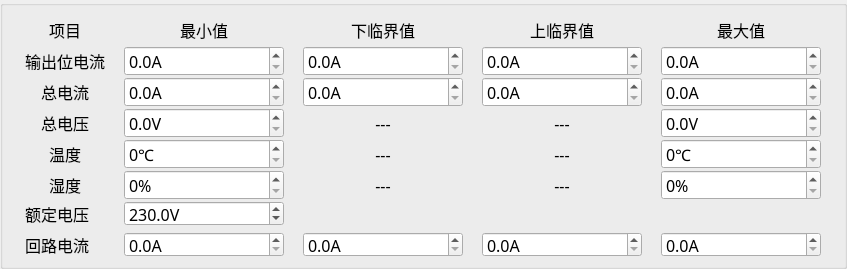
<?xml version="1.0" encoding="UTF-8"?>
<ui version="4.0">
 <class>Home_MpduAlarmWid</class>
 <widget class="QWidget" name="Home_MpduAlarmWid">
  <property name="geometry">
   <rect>
    <x>0</x>
    <y>0</y>
    <width>847</width>
    <height>269</height>
   </rect>
  </property>
  <property name="font">
   <font>
    <family>微软雅黑</family>
    <pointsize>12</pointsize>
   </font>
  </property>
  <property name="windowTitle">
   <string>Form</string>
  </property>
  <layout class="QGridLayout" name="gridLayout">
   <property name="leftMargin">
    <number>0</number>
   </property>
   <property name="topMargin">
    <number>0</number>
   </property>
   <property name="rightMargin">
    <number>0</number>
   </property>
   <property name="bottomMargin">
    <number>0</number>
   </property>
   <property name="spacing">
    <number>0</number>
   </property>
   <item row="0" column="0">
    <widget class="QGroupBox" name="groupBox_2">
     <property name="minimumSize">
      <size>
       <width>0</width>
       <height>30</height>
      </size>
     </property>
     <property name="title">
      <string/>
     </property>
     <layout class="QGridLayout" name="gridLayout_2">
      <property name="verticalSpacing">
       <number>6</number>
      </property>
      <item row="2" column="0">
       <widget class="QLabel" name="label_16">
        <property name="minimumSize">
         <size>
          <width>0</width>
          <height>30</height>
         </size>
        </property>
        <property name="maximumSize">
         <size>
          <width>80</width>
          <height>16777215</height>
         </size>
        </property>
        <property name="text">
         <string>总电流</string>
        </property>
        <property name="alignment">
         <set>Qt::AlignCenter</set>
        </property>
       </widget>
      </item>
      <item row="0" column="3">
       <widget class="QLabel" name="label_12">
        <property name="minimumSize">
         <size>
          <width>0</width>
          <height>30</height>
         </size>
        </property>
        <property name="maximumSize">
         <size>
          <width>160</width>
          <height>30</height>
         </size>
        </property>
        <property name="text">
         <string>上临界值</string>
        </property>
        <property name="alignment">
         <set>Qt::AlignCenter</set>
        </property>
       </widget>
      </item>
      <item row="5" column="1">
       <widget class="QDoubleSpinBox" name="humMinSpin">
        <property name="minimumSize">
         <size>
          <width>0</width>
          <height>30</height>
         </size>
        </property>
        <property name="maximumSize">
         <size>
          <width>160</width>
          <height>16777215</height>
         </size>
        </property>
        <property name="suffix">
         <string>%</string>
        </property>
        <property name="decimals">
         <number>0</number>
        </property>
        <property name="maximum">
         <double>300.000000000000000</double>
        </property>
       </widget>
      </item>
      <item row="3" column="4">
       <widget class="QDoubleSpinBox" name="volMaxSpin">
        <property name="minimumSize">
         <size>
          <width>0</width>
          <height>30</height>
         </size>
        </property>
        <property name="maximumSize">
         <size>
          <width>160</width>
          <height>16777215</height>
         </size>
        </property>
        <property name="suffix">
         <string>V</string>
        </property>
        <property name="decimals">
         <number>1</number>
        </property>
        <property name="maximum">
         <double>300.000000000000000</double>
        </property>
       </widget>
      </item>
      <item row="1" column="4">
       <widget class="QDoubleSpinBox" name="outputMaxSpin">
        <property name="minimumSize">
         <size>
          <width>0</width>
          <height>30</height>
         </size>
        </property>
        <property name="maximumSize">
         <size>
          <width>160</width>
          <height>16777215</height>
         </size>
        </property>
        <property name="suffix">
         <string>A</string>
        </property>
        <property name="decimals">
         <number>1</number>
        </property>
        <property name="maximum">
         <double>300.000000000000000</double>
        </property>
       </widget>
      </item>
      <item row="2" column="1">
       <widget class="QDoubleSpinBox" name="curMinSpin">
        <property name="minimumSize">
         <size>
          <width>0</width>
          <height>30</height>
         </size>
        </property>
        <property name="maximumSize">
         <size>
          <width>160</width>
          <height>16777215</height>
         </size>
        </property>
        <property name="suffix">
         <string>A</string>
        </property>
        <property name="decimals">
         <number>1</number>
        </property>
        <property name="maximum">
         <double>300.000000000000000</double>
        </property>
       </widget>
      </item>
      <item row="0" column="0">
       <widget class="QLabel" name="label_14">
        <property name="minimumSize">
         <size>
          <width>0</width>
          <height>30</height>
         </size>
        </property>
        <property name="maximumSize">
         <size>
          <width>80</width>
          <height>30</height>
         </size>
        </property>
        <property name="text">
         <string>项目</string>
        </property>
        <property name="alignment">
         <set>Qt::AlignCenter</set>
        </property>
       </widget>
      </item>
      <item row="4" column="1">
       <widget class="QDoubleSpinBox" name="temMinSpin">
        <property name="minimumSize">
         <size>
          <width>0</width>
          <height>30</height>
         </size>
        </property>
        <property name="maximumSize">
         <size>
          <width>160</width>
          <height>16777215</height>
         </size>
        </property>
        <property name="suffix">
         <string>℃</string>
        </property>
        <property name="decimals">
         <number>0</number>
        </property>
        <property name="maximum">
         <double>300.000000000000000</double>
        </property>
       </widget>
      </item>
      <item row="5" column="0">
       <widget class="QLabel" name="label_19">
        <property name="minimumSize">
         <size>
          <width>0</width>
          <height>30</height>
         </size>
        </property>
        <property name="maximumSize">
         <size>
          <width>80</width>
          <height>16777215</height>
         </size>
        </property>
        <property name="text">
         <string>湿度</string>
        </property>
        <property name="alignment">
         <set>Qt::AlignCenter</set>
        </property>
       </widget>
      </item>
      <item row="3" column="0">
       <widget class="QLabel" name="label_15">
        <property name="minimumSize">
         <size>
          <width>0</width>
          <height>30</height>
         </size>
        </property>
        <property name="maximumSize">
         <size>
          <width>80</width>
          <height>16777215</height>
         </size>
        </property>
        <property name="text">
         <string>总电压</string>
        </property>
        <property name="alignment">
         <set>Qt::AlignCenter</set>
        </property>
       </widget>
      </item>
      <item row="5" column="3">
       <widget class="QLabel" name="label_25">
        <property name="minimumSize">
         <size>
          <width>0</width>
          <height>30</height>
         </size>
        </property>
        <property name="maximumSize">
         <size>
          <width>160</width>
          <height>16777215</height>
         </size>
        </property>
        <property name="text">
         <string>---</string>
        </property>
        <property name="alignment">
         <set>Qt::AlignCenter</set>
        </property>
       </widget>
      </item>
      <item row="4" column="4">
       <widget class="QDoubleSpinBox" name="temMaxSpin">
        <property name="minimumSize">
         <size>
          <width>0</width>
          <height>30</height>
         </size>
        </property>
        <property name="maximumSize">
         <size>
          <width>160</width>
          <height>16777215</height>
         </size>
        </property>
        <property name="suffix">
         <string>℃</string>
        </property>
        <property name="decimals">
         <number>0</number>
        </property>
        <property name="maximum">
         <double>300.000000000000000</double>
        </property>
       </widget>
      </item>
      <item row="2" column="3">
       <widget class="QDoubleSpinBox" name="curCrMaxSpin">
        <property name="minimumSize">
         <size>
          <width>0</width>
          <height>30</height>
         </size>
        </property>
        <property name="maximumSize">
         <size>
          <width>160</width>
          <height>16777215</height>
         </size>
        </property>
        <property name="suffix">
         <string>A</string>
        </property>
        <property name="decimals">
         <number>1</number>
        </property>
        <property name="maximum">
         <double>300.000000000000000</double>
        </property>
       </widget>
      </item>
      <item row="0" column="4">
       <widget class="QLabel" name="label_13">
        <property name="minimumSize">
         <size>
          <width>0</width>
          <height>30</height>
         </size>
        </property>
        <property name="maximumSize">
         <size>
          <width>160</width>
          <height>30</height>
         </size>
        </property>
        <property name="text">
         <string>最大值</string>
        </property>
        <property name="alignment">
         <set>Qt::AlignCenter</set>
        </property>
       </widget>
      </item>
      <item row="1" column="3">
       <widget class="QDoubleSpinBox" name="outputCrMaxSpin">
        <property name="minimumSize">
         <size>
          <width>0</width>
          <height>30</height>
         </size>
        </property>
        <property name="maximumSize">
         <size>
          <width>160</width>
          <height>16777215</height>
         </size>
        </property>
        <property name="suffix">
         <string>A</string>
        </property>
        <property name="decimals">
         <number>1</number>
        </property>
        <property name="maximum">
         <double>300.000000000000000</double>
        </property>
       </widget>
      </item>
      <item row="1" column="2">
       <widget class="QDoubleSpinBox" name="outputCrMinSpin">
        <property name="minimumSize">
         <size>
          <width>0</width>
          <height>30</height>
         </size>
        </property>
        <property name="maximumSize">
         <size>
          <width>160</width>
          <height>16777215</height>
         </size>
        </property>
        <property name="suffix">
         <string>A</string>
        </property>
        <property name="decimals">
         <number>1</number>
        </property>
        <property name="maximum">
         <double>300.000000000000000</double>
        </property>
       </widget>
      </item>
      <item row="5" column="4">
       <widget class="QDoubleSpinBox" name="humMaxSpin">
        <property name="minimumSize">
         <size>
          <width>0</width>
          <height>30</height>
         </size>
        </property>
        <property name="maximumSize">
         <size>
          <width>160</width>
          <height>16777215</height>
         </size>
        </property>
        <property name="suffix">
         <string>%</string>
        </property>
        <property name="decimals">
         <number>0</number>
        </property>
        <property name="maximum">
         <double>300.000000000000000</double>
        </property>
       </widget>
      </item>
      <item row="1" column="1">
       <widget class="QDoubleSpinBox" name="outputMinSpin">
        <property name="minimumSize">
         <size>
          <width>0</width>
          <height>30</height>
         </size>
        </property>
        <property name="maximumSize">
         <size>
          <width>160</width>
          <height>16777215</height>
         </size>
        </property>
        <property name="suffix">
         <string>A</string>
        </property>
        <property name="decimals">
         <number>1</number>
        </property>
        <property name="maximum">
         <double>300.000000000000000</double>
        </property>
       </widget>
      </item>
      <item row="4" column="0">
       <widget class="QLabel" name="label_18">
        <property name="minimumSize">
         <size>
          <width>0</width>
          <height>30</height>
         </size>
        </property>
        <property name="maximumSize">
         <size>
          <width>80</width>
          <height>16777215</height>
         </size>
        </property>
        <property name="text">
         <string>温度</string>
        </property>
        <property name="alignment">
         <set>Qt::AlignCenter</set>
        </property>
       </widget>
      </item>
      <item row="0" column="1">
       <widget class="QLabel" name="label_10">
        <property name="minimumSize">
         <size>
          <width>0</width>
          <height>30</height>
         </size>
        </property>
        <property name="maximumSize">
         <size>
          <width>160</width>
          <height>30</height>
         </size>
        </property>
        <property name="text">
         <string>最小值</string>
        </property>
        <property name="alignment">
         <set>Qt::AlignCenter</set>
        </property>
       </widget>
      </item>
      <item row="0" column="2">
       <widget class="QLabel" name="label_11">
        <property name="minimumSize">
         <size>
          <width>0</width>
          <height>30</height>
         </size>
        </property>
        <property name="maximumSize">
         <size>
          <width>160</width>
          <height>30</height>
         </size>
        </property>
        <property name="text">
         <string>下临界值</string>
        </property>
        <property name="alignment">
         <set>Qt::AlignCenter</set>
        </property>
       </widget>
      </item>
      <item row="4" column="2">
       <widget class="QLabel" name="label_23">
        <property name="minimumSize">
         <size>
          <width>0</width>
          <height>30</height>
         </size>
        </property>
        <property name="maximumSize">
         <size>
          <width>160</width>
          <height>16777215</height>
         </size>
        </property>
        <property name="text">
         <string>---</string>
        </property>
        <property name="alignment">
         <set>Qt::AlignCenter</set>
        </property>
       </widget>
      </item>
      <item row="4" column="3">
       <widget class="QLabel" name="label_22">
        <property name="minimumSize">
         <size>
          <width>0</width>
          <height>30</height>
         </size>
        </property>
        <property name="maximumSize">
         <size>
          <width>160</width>
          <height>16777215</height>
         </size>
        </property>
        <property name="text">
         <string>---</string>
        </property>
        <property name="alignment">
         <set>Qt::AlignCenter</set>
        </property>
       </widget>
      </item>
      <item row="3" column="1">
       <widget class="QDoubleSpinBox" name="volMinSpin">
        <property name="minimumSize">
         <size>
          <width>0</width>
          <height>30</height>
         </size>
        </property>
        <property name="maximumSize">
         <size>
          <width>160</width>
          <height>16777215</height>
         </size>
        </property>
        <property name="suffix">
         <string>V</string>
        </property>
        <property name="decimals">
         <number>1</number>
        </property>
        <property name="maximum">
         <double>300.000000000000000</double>
        </property>
       </widget>
      </item>
      <item row="6" column="0">
       <widget class="QLabel" name="label">
        <property name="text">
         <string>额定电压</string>
        </property>
       </widget>
      </item>
      <item row="3" column="3">
       <widget class="QLabel" name="label_21">
        <property name="minimumSize">
         <size>
          <width>0</width>
          <height>30</height>
         </size>
        </property>
        <property name="maximumSize">
         <size>
          <width>160</width>
          <height>16777215</height>
         </size>
        </property>
        <property name="text">
         <string>---</string>
        </property>
        <property name="alignment">
         <set>Qt::AlignCenter</set>
        </property>
       </widget>
      </item>
      <item row="3" column="2">
       <widget class="QLabel" name="label_20">
        <property name="minimumSize">
         <size>
          <width>0</width>
          <height>30</height>
         </size>
        </property>
        <property name="maximumSize">
         <size>
          <width>160</width>
          <height>16777215</height>
         </size>
        </property>
        <property name="text">
         <string>---</string>
        </property>
        <property name="alignment">
         <set>Qt::AlignCenter</set>
        </property>
       </widget>
      </item>
      <item row="6" column="1">
       <widget class="QDoubleSpinBox" name="ratedVolSpin">
        <property name="suffix">
         <string>V</string>
        </property>
        <property name="decimals">
         <number>1</number>
        </property>
        <property name="maximum">
         <double>400.000000000000000</double>
        </property>
        <property name="value">
         <double>230.000000000000000</double>
        </property>
       </widget>
      </item>
      <item row="2" column="4">
       <widget class="QDoubleSpinBox" name="curMaxSpin">
        <property name="minimumSize">
         <size>
          <width>0</width>
          <height>30</height>
         </size>
        </property>
        <property name="maximumSize">
         <size>
          <width>160</width>
          <height>16777215</height>
         </size>
        </property>
        <property name="suffix">
         <string>A</string>
        </property>
        <property name="decimals">
         <number>1</number>
        </property>
        <property name="maximum">
         <double>300.000000000000000</double>
        </property>
       </widget>
      </item>
      <item row="1" column="0">
       <widget class="QLabel" name="label_17">
        <property name="minimumSize">
         <size>
          <width>0</width>
          <height>30</height>
         </size>
        </property>
        <property name="maximumSize">
         <size>
          <width>80</width>
          <height>16777215</height>
         </size>
        </property>
        <property name="text">
         <string>输出位电流</string>
        </property>
        <property name="alignment">
         <set>Qt::AlignCenter</set>
        </property>
       </widget>
      </item>
      <item row="5" column="2">
       <widget class="QLabel" name="label_24">
        <property name="minimumSize">
         <size>
          <width>0</width>
          <height>30</height>
         </size>
        </property>
        <property name="maximumSize">
         <size>
          <width>160</width>
          <height>16777215</height>
         </size>
        </property>
        <property name="text">
         <string>---</string>
        </property>
        <property name="alignment">
         <set>Qt::AlignCenter</set>
        </property>
       </widget>
      </item>
      <item row="2" column="2">
       <widget class="QDoubleSpinBox" name="curCrMinSpin">
        <property name="minimumSize">
         <size>
          <width>0</width>
          <height>30</height>
         </size>
        </property>
        <property name="maximumSize">
         <size>
          <width>160</width>
          <height>16777215</height>
         </size>
        </property>
        <property name="suffix">
         <string>A</string>
        </property>
        <property name="decimals">
         <number>1</number>
        </property>
        <property name="maximum">
         <double>300.000000000000000</double>
        </property>
       </widget>
      </item>
      <item row="7" column="0">
       <widget class="QLabel" name="label_2">
        <property name="text">
         <string>回路电流</string>
        </property>
       </widget>
      </item>
      <item row="7" column="1">
       <widget class="QDoubleSpinBox" name="loopCurMinSpin">
        <property name="suffix">
         <string>A</string>
        </property>
        <property name="decimals">
         <number>1</number>
        </property>
       </widget>
      </item>
      <item row="7" column="2">
       <widget class="QDoubleSpinBox" name="loopCurCrMinSpin">
        <property name="suffix">
         <string>A</string>
        </property>
        <property name="decimals">
         <number>1</number>
        </property>
       </widget>
      </item>
      <item row="7" column="3">
       <widget class="QDoubleSpinBox" name="loopCurCrMaxSpin">
        <property name="suffix">
         <string>A</string>
        </property>
        <property name="decimals">
         <number>1</number>
        </property>
       </widget>
      </item>
      <item row="7" column="4">
       <widget class="QDoubleSpinBox" name="loopCurMaxSpin">
        <property name="suffix">
         <string>A</string>
        </property>
        <property name="decimals">
         <number>1</number>
        </property>
       </widget>
      </item>
     </layout>
    </widget>
   </item>
  </layout>
 </widget>
 <resources/>
 <connections/>
</ui>
